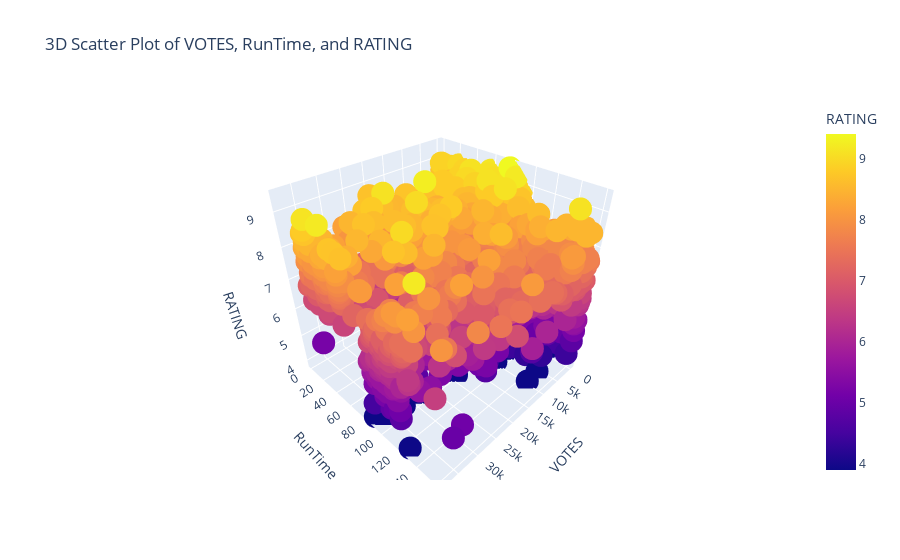

Notebook cell for this chart:
### Markdown cell above
MULTIVARIATE ANALYSIS

### Code cell
import plotly.express as px

fig = px.scatter_3d(movies_df, x='VOTES', y='RunTime', z='RATING', color='RATING', 
                    title='3D Scatter Plot of VOTES, RunTime, and RATING')

fig.show()

### Figure 1 — Plotly figure (JSON) as saved in the notebook; plotly's stock layout.template omitted (floating-point values rounded to 4 significant figures; data arrays with more than 128 entries replaced by an {"elided": "..."} marker saying what was removed)
{"data": [{"hovertemplate": "VOTES=%{x}<br>RunTime=%{y}<br>RATING=%{marker.color}<extra></extra>", "legendgroup": "", "marker": {"color": {"elided": "6240 float values"}, "coloraxis": "coloraxis", "symbol": "circle"}, "mode": "markers", "name": "", "scene": "scene", "showlegend": false, "type": "scatter3d", "x": {"elided": "6240 float values"}, "y": {"elided": "6240 float values"}, "z": {"elided": "6240 float values"}}], "layout": {"coloraxis": {"colorbar": {"title": {"text": "RATING"}}, "colorscale": [[0, "#0d0887"], [0.1111, "#46039f"], [0.2222, "#7201a8"], [0.3333, "#9c179e"], [0.4444, "#bd3786"], [0.5556, "#d8576b"], [0.6667, "#ed7953"], [0.7778, "#fb9f3a"], [0.8889, "#fdca26"], [1, "#f0f921"]]}, "legend": {"tracegroupgap": 0}, "scene": {"domain": {"x": [0, 1], "y": [0, 1]}, "xaxis": {"title": {"text": "VOTES"}}, "yaxis": {"title": {"text": "RunTime"}}, "zaxis": {"title": {"text": "RATING"}}}, "title": {"text": "3D Scatter Plot of VOTES, RunTime, and RATING"}}}
